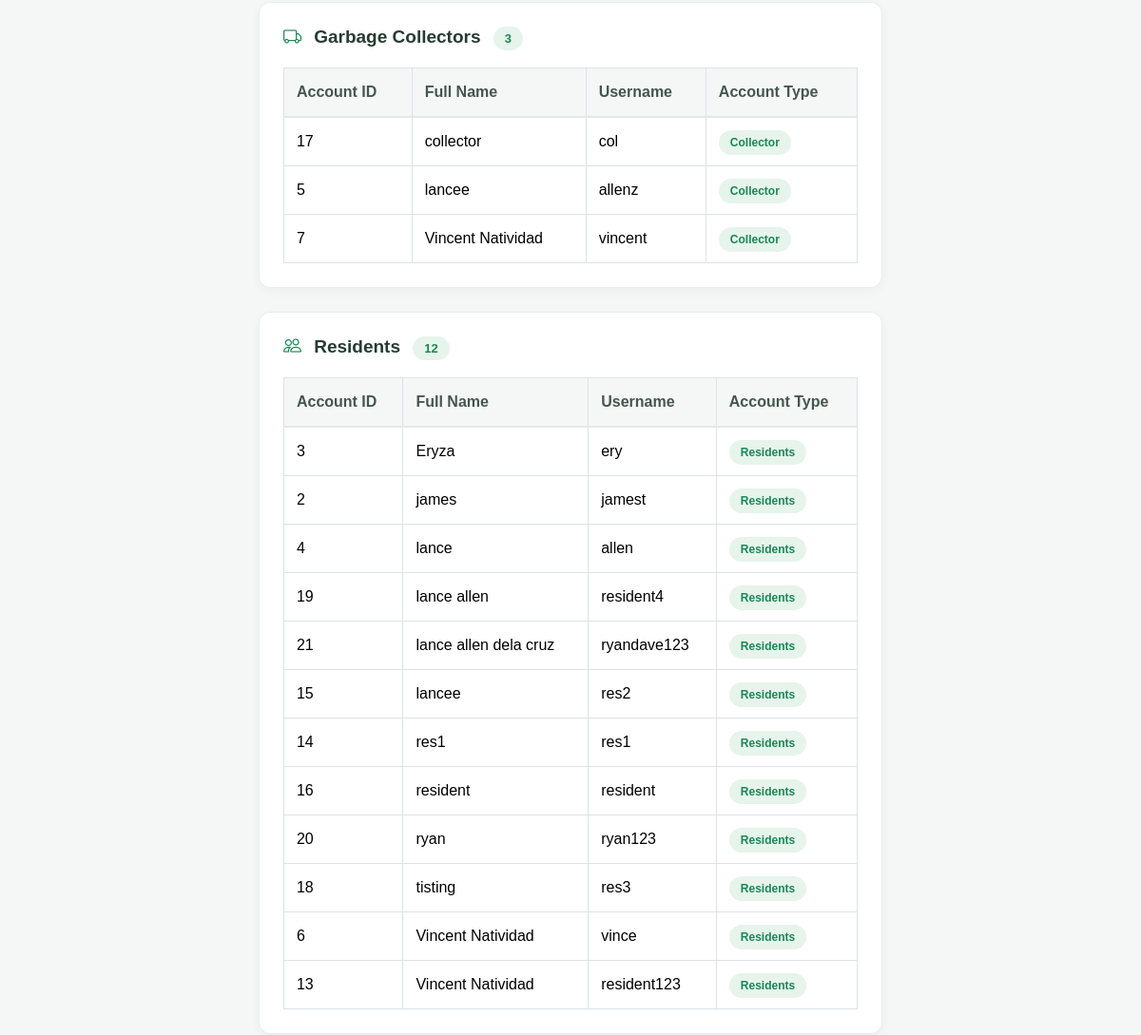
/admin/accounts.php (signed in, middle part), run on an earlier commit of the app's database.
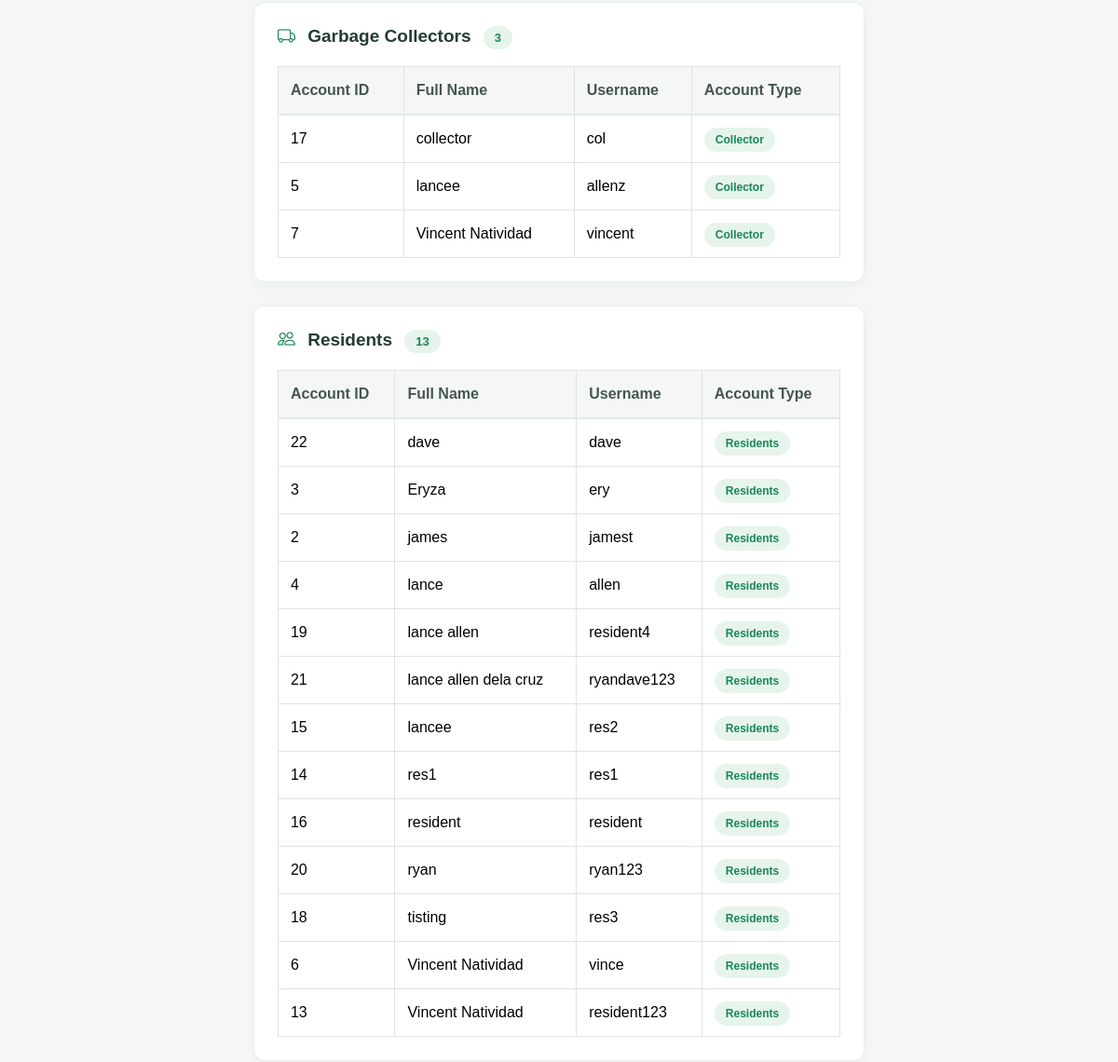
And on a later commit of the database.
### tables this page shows
CREATE TABLE `users` (
  `id` int(11) NOT NULL,
  `fullname` varchar(255) NOT NULL,
  `users` varchar(255) NOT NULL,
  `password` varchar(255) NOT NULL,
  `role` varchar(11) NOT NULL,
  `email` varchar(255) DEFAULT NULL,
  `email_verified` tinyint(1) NOT NULL DEFAULT 0,
  `email_verified_at` datetime DEFAULT NULL
);

### admin/accounts.php (the view, shortened to what this page needs)
<?php
include "../config/database.php";
$roles = [
    "admin" => "Administrators",
    "collector" => "Garbage Collectors",
    "residents" => "Residents"
];
$accounts = [
    "admin" => [],
    "collector" => [],
    "residents" => []
];
$sql = "SELECT id, fullname, users, role
        FROM users
        ORDER BY fullname ASC";
$result = mysqli_query($conn, $sql);
while ($row = mysqli_fetch_assoc($result)) {
    $role = $row["role"];
    if (isset($accounts[$role])) {
        $accounts[$role][] = $row;
    }
}
foreach ($accounts as $role => $account_list) {
    $filtered_accounts = [];
    foreach ($account_list as $account) {
        $filtered_accounts[] = $account;
    }
    $accounts[$role] = $filtered_accounts;
}
?>
<!DOCTYPE html>
<html lang="en">
<head>
    <link href="../assets/vendor/bootstrap/css/bootstrap.min.css" rel="stylesheet">
    <link rel="stylesheet"
        href="https://cdn.jsdelivr.net/npm/bootstrap-icons@1.11.3/font/bootstrap-icons.min.css">
    <link href="../assets/css/style.css" rel="stylesheet">
</head>
<body>
    <div class="main-container">
        <?php foreach ($roles as $role => $title) {
?>
            <div class="account-section">
                <h5 class="section-title">
                    <?php if ($role === "admin") { ?>
                        <i class="bi bi-person-gear"></i>
                    <?php } elseif ($role === "collector") { ?>
                        <i class="bi bi-truck"></i>
                    <?php } else { ?>
                        <i class="bi bi-people"></i>
                    <?php } ?>
                    <?php echo htmlspecialchars($title); ?>
                    <span class="account-count">
                        <?php echo count($accounts[$role]); ?>
                    </span>
                </h5>
                <div class="table-responsive">
                    <table class="table table-bordered table-hover">
                        <thead>
                            <tr>
                                <th>Account ID</th>
                                <th>Full Name</th>
                                <th>Username</th>
                                <th>Account Type</th>
                            </tr>
                        </thead>
                        <tbody>
                            <?php if (count($accounts[$role]) > 0) { ?>
                                <?php foreach ($accounts[$role] as $account) { ?>
                                    <tr>
                                        <td>
                                            <?php echo htmlspecialchars((string) $account["id"]); ?>
                                        </td>
                                        <td>
                                            <?php echo htmlspecialchars($account["fullname"]); ?>
                                        </td>
                                        <td>
                                            <?php echo htmlspecialchars($account["users"]); ?>
                                        </td>
                                        <td>
                                            <span class="role-badge">
                                                <?php echo htmlspecialchars(ucfirst($account["role"])); ?>
                                            </span>
                                        </td>
                                    </tr>
                                <?php } ?>
                            <?php } ?>
                        </tbody>
                    </table>
                </div>
            </div>
        <?php } ?>
    </div>
</body>
</html>

### assets/css/style.css (style rules this page uses)
body { background: #f5f7fb; }
body { margin: 0; min-height: 100vh; display: flex; justify-content: center; align-items: center; font-family: Arial, sans-serif; background: #ffffff; }

### admin/accounts.php (style rules this page uses)
body { background-color: #f4f7f6; font-family: Arial, sans-serif; color: #333; padding-top: 85px; }
.main-container { max-width: 1200px; margin: 0 auto; padding: 35px 20px; }
.account-section { background: white; border: 1px solid #e8eeea; border-radius: 12px; padding: 25px; margin-bottom: 25px; box-shadow: 0 3px 12px rgba(0, 0, 0, 0.04); }
.section-title { font-size: 19px; font-weight: 700; color: #263b32; margin-bottom: 20px; }
.section-title i { color: #198754; margin-right: 8px; }
.account-count { background-color: #e6f4ec; color: #198754; font-size: 13px; padding: 5px 12px; border-radius: 20px; font-weight: 600; margin-left: 8px; }
.table { vertical-align: middle; margin-bottom: 0; }
.table thead th { background-color: #f4f7f6; color: #45564d; font-weight: 600; border-bottom: 2px solid #e2e9e5; padding: 13px; white-space: nowrap; }
.table tbody td { padding: 13px; }
.role-badge { background-color: #e6f4ec; color: #198754; padding: 6px 12px; border-radius: 20px; font-size: 12px; font-weight: 600; }

What changed in the data, as far as the page shows it:
computed for users "resident123": role "12" → "13"
added users: id "22", fullname "dave", users "dave", role "Residents"
